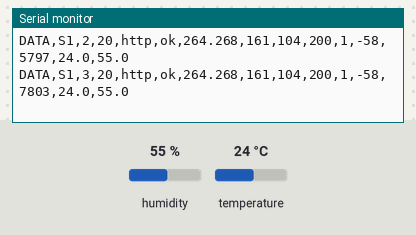
This sketch was run on a simulated ESP32. On the bench: the last lines printed to the serial monitor. The inputs (shaded band) are chosen by the test bench; at power-on: humidity 55 %, temperature 24 °C. WiFi joins after 1.5 s; servers stay silent unless stated; uploads are accepted with an empty reply; the local clock reads 2024-03-15 10:24:30 at power-on unless the sketch sets it.

Above: at 8.3 s.
8.4 s: humidity set to 22 %
At 10.2 s:
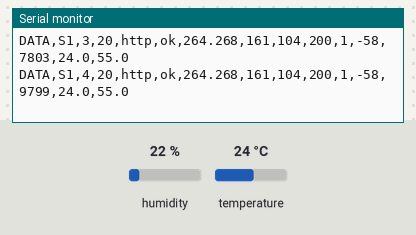
14.2 s: temperature set to 12 °C
At 16.2 s:
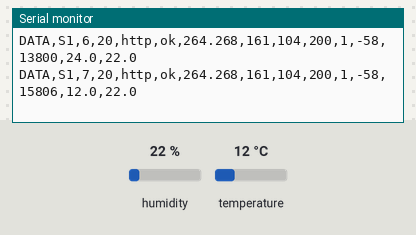
20.0 s: humidity set to 40 %
At 23.1 s:
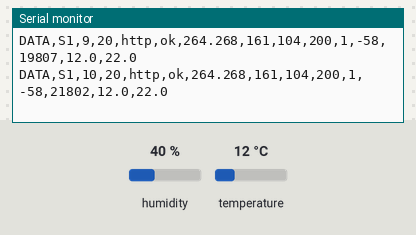
Timing chart, 0 to 24.6 s (numbered marks = the images above; inputs shaded):
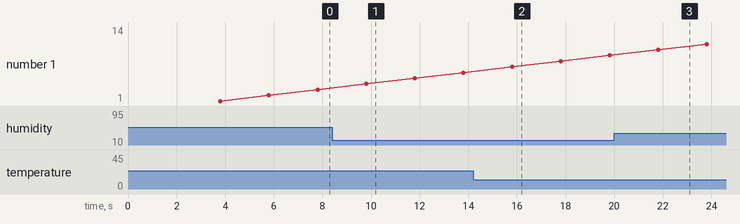

Measured:
- after the input at 14.2 s, the serial monitor: prints a new line after 1.6 s (image 2)

The sketch:

sketch.ino
```cpp
/*
 * Tugas Besar UTS IoT — Bagian B: HTTP vs MQTT QoS 0 vs MQTT QoS 1
 * Target: ESP32 di Wokwi (Wokwi-GUEST) — bisa juga perangkat fisik (USE_WOKWI 0)
 *
 * Skenario (masing-masing N_MSG pesan, jeda 2 s, timeout 5 s):
 *   S1 HTTP POST  ~20 B     S2 HTTP POST  ~500 B
 *   S3 MQTT QoS0  ~20 B     S4 MQTT QoS0  ~500 B
 *   S5 MQTT QoS1  ~20 B     S6 MQTT QoS1  ~500 B
 *
 * RTT diukur di perangkat yang sama (tanpa sinkronisasi jam):
 *   HTTP : request ditulis -> response lengkap diterima
 *   MQTT : publish -> pesan yang sama kembali dari broker (subscribe topik sendiri)
 * Pesan yang tidak kembali dalam 5 s dihitung hilang.
 *
 * Keputusan desain: HTTP memakai KEEP-ALIVE (koneksi TCP dipakai ulang)
 * agar setara dengan MQTT yang juga memakai satu koneksi TCP persisten.
 * Dengan begitu perbandingan mencerminkan overhead protokol aplikasi,
 * bukan biaya handshake TCP. Bila server menutup koneksi, perangkat
 * menyambung ulang dan baris log diberi reconn=1 (dibahas sebagai anomali).
 *
 * Sensor: DHT22 di GPIO4 (Wokwi hanya menyediakan DHT22; perangkat fisik memakai DHT11).
 * Setiap payload memuat bacaan suhu & kelembapan nyata dari sensor dengan lebar
 * tetap, lalu diisi 'x' sampai 20 B / 500 B persis -> ukuran payload tetap terkendali.
 *
 * Output Serial: baris "DATA,..." per pesan dan "SUM,..." per skenario.
 * Library: "MQTT" by Joel Gaehwiler (256dpi/arduino-mqtt) — mendukung publish QoS 1,
 *          "DHT sensor library" (Adafruit) — library yang sama dengan firmware Bagian A.
 */
#include <WiFi.h>
#include <MQTT.h>
#include <time.h>
#include <DHT.h>

// ================= KONFIGURASI =================
#define USE_WOKWI 1
#if USE_WOKWI
const char* WIFI_SSID = "Wokwi-GUEST";
const char* WIFI_PASS = "";
#else
#include "secrets.h"   // WIFI_SSID, WIFI_PASS (perangkat fisik)
#endif

const char*    MQTT_HOST  = "test.mosquitto.org";  // broker publik, tanpa TLS
const uint16_t MQTT_PORT  = 1883;
const char*    HTTP_HOST  = "httpbin.org";         // server HTTP publik, tanpa TLS
const uint16_t HTTP_PORT  = 80;
const char*    HTTP_PATH  = "/status/200";         // balasan 200 tanpa body

const int      N_MSG      = 100;     // pesan per skenario (syarat >= 100)
const uint32_t GAP_MS     = 2000;    // jeda antar-pesan
const uint32_t TIMEOUT_MS = 5000;    // batas dianggap hilang
const int      SIZE_SMALL = 20;
const int      SIZE_LARGE = 500;
const int      START_FROM = 0;      // 0=mulai S1; 4=lanjut dari S5 (jika run sebelumnya terhenti)
#define DHT_PIN 4
#if USE_WOKWI
#define DHT_MODEL DHT22
#else
#define DHT_MODEL DHT11
#endif
// ===============================================

struct Skenario { const char* id; const char* proto; int qos; int size; };
const Skenario SK[] = {
  {"S1", "http",  -1, SIZE_SMALL}, {"S2", "http",  -1, SIZE_LARGE},
  {"S3", "mqtt0",  0, SIZE_SMALL}, {"S4", "mqtt0",  0, SIZE_LARGE},
  {"S5", "mqtt1",  1, SIZE_SMALL}, {"S6", "mqtt1",  1, SIZE_LARGE},
};

WiFiClient netHttp, netMqtt;
MQTTClient mqtt(1024);
String topic;

volatile long     echoSeq = -1;   // seq terakhir yang kembali dari broker
volatile uint32_t echoUs  = 0;    // waktu kedatangannya (micros)
String curId;

float rtts[N_MSG];

DHT dht(DHT_PIN, DHT_MODEL);
float lastT = NAN, lastH = NAN;

void readSensor() {                      // dibaca SEBELUM timer RTT dimulai
  float h = dht.readHumidity(), t = dht.readTemperature();
  if (!isnan(h) && !isnan(t)) { lastT = t; lastH = h; }
}

// ---------- util ----------
String makePayload(const char* id, int seq, int size) {
  char head[32];
  // contoh: "S3,0042,24.0,40.0," (18 byte) -> header + bacaan sensor, lalu diisi 'x'
  snprintf(head, sizeof(head), "%s,%04d,%4.1f,%4.1f,", id, seq, lastT, lastH);
  String p(head);
  while ((int)p.length() < size) p += 'x';
  return p;
}

String nowStr() {
  struct tm ti;
  if (!getLocalTime(&ti, 200)) return "no-time";
  char b[20]; strftime(b, sizeof(b), "%Y-%m-%d %H:%M:%S", &ti);
  return String(b);
}

void ensureWiFi() {
  if (WiFi.status() == WL_CONNECTED) return;
  Serial.println("# WiFi connecting...");
#if USE_WOKWI
  WiFi.begin(WIFI_SSID, WIFI_PASS, 6);
#else
  WiFi.begin(WIFI_SSID, WIFI_PASS);
#endif
  while (WiFi.status() != WL_CONNECTED) delay(100);
  Serial.printf("# WiFi OK, IP=%s RSSI=%d\n", WiFi.localIP().toString().c_str(), WiFi.RSSI());
}

void summary(const char* id, int sent, int ok) {
  float s[N_MSG]; int n = 0;
  for (int i = 0; i < sent; i++) if (rtts[i] >= 0) s[n++] = rtts[i];
  if (n == 0) { Serial.printf("SUM,%s,%d,0,,,,\n", id, sent); return; }
  for (int i = 1; i < n; i++) { float k = s[i]; int j = i - 1; while (j >= 0 && s[j] > k) { s[j + 1] = s[j]; j--; } s[j + 1] = k; }
  double sum = 0; for (int i = 0; i < n; i++) sum += s[i];
  double mean = sum / n, var = 0; for (int i = 0; i < n; i++) var += (s[i] - mean) * (s[i] - mean);
  float med = (n % 2) ? s[n / 2] : (s[n / 2 - 1] + s[n / 2]) / 2;
  float p95 = s[(int)ceil(0.95 * n) - 1];
  Serial.printf("SUM,%s,%d,%d,%.2f,%.2f,%.2f,%.2f\n", id, sent, ok, mean, med, sqrt(var / n), p95);
}

// ---------- HTTP (raw socket supaya ukuran header terukur persis) ----------
int httpReconn = 0;

bool httpPost(const String& body, float& rttMs, int& reqB, int& respB, int& code, int& reconn) {
  reconn = 0;
  String req = String("POST ") + HTTP_PATH + " HTTP/1.1\r\n" +
               "Host: " + HTTP_HOST + "\r\n" +
               "User-Agent: G01-ESP32\r\n" +
               "Content-Type: text/plain\r\n" +
               "Content-Length: " + body.length() + "\r\n" +
               "Connection: keep-alive\r\n\r\n" + body;
  reqB = req.length();
  uint32_t t0 = micros();
  if (!netHttp.connected()) {               // koneksi putus -> handshake TCP ulang (ikut terhitung di RTT)
    netHttp.stop();
    reconn = 1; httpReconn++;
    if (!netHttp.connect(HTTP_HOST, HTTP_PORT)) { rttMs = -1; respB = 0; code = 0; return false; }
  }
  netHttp.print(req);

  // baca status line + header sampai "\r\n\r\n"
  String hdr; int clen = 0; bool closeConn = false;
  uint32_t deadline = millis() + TIMEOUT_MS;
  while (millis() < deadline) {
    while (netHttp.available()) {
      char c = netHttp.read(); hdr += c;
      if (hdr.endsWith("\r\n\r\n")) goto header_done;
    }
    if (!netHttp.connected()) break;
    delay(1);
  }
  netHttp.stop(); rttMs = -1; respB = hdr.length(); code = 0; return false;

header_done:
  {
    code = hdr.substring(9, 12).toInt();
    String low = hdr; low.toLowerCase();
    int i = low.indexOf("content-length:");
    if (i >= 0) clen = low.substring(i + 15, low.indexOf("\r\n", i)).toInt();
    closeConn = low.indexOf("connection: close") >= 0;
    int got = 0;
    while (got < clen && millis() < deadline) { if (netHttp.available()) { netHttp.read(); got++; } else delay(1); }
    rttMs = (micros() - t0) / 1000.0f;
    respB = hdr.length() + got;
    if (closeConn) netHttp.stop();
    return got >= clen && code == 200;
  }
}

// ---------- MQTT ----------
void onMessage(String& t, String& payload) {
  if (!payload.startsWith(curId)) return;            // abaikan pesan skenario lain
  echoSeq = payload.substring(3, 7).toInt();
  echoUs  = micros();
}

int mqttReconn = 0;
int subQos = -1;

void ensureMqtt(int qos) {
  if (mqtt.connected() && subQos == qos) return;
  if (!mqtt.connected()) {
    String cid = "g01-" + String((uint32_t)ESP.getEfuseMac(), HEX);
    while (!mqtt.connect(cid.c_str())) { Serial.printf("# MQTT connect gagal (err %d), ulang...\n", mqtt.lastError()); delay(1000); }
    mqttReconn++;
    subQos = -1;
  }
  if (subQos >= 0) mqtt.unsubscribe(topic);
  mqtt.subscribe(topic, qos);   // subscribe dengan QoS yang sama dengan publish
  subQos = qos;
  delay(300); mqtt.loop();
}

bool mqttSend(const String& p, int seq, int qos, float& rttMs, int& reconn) {
  int before = mqttReconn;
  ensureMqtt(qos);
  reconn = mqttReconn - before;
  echoSeq = -1;
  uint32_t t0 = micros();
  mqtt.publish(topic, p, false, qos);   // QoS1: menunggu PUBACK dari broker
  while ((long)echoSeq != seq && (micros() - t0) < TIMEOUT_MS * 1000UL) { mqtt.loop(); delay(1); }
  if ((long)echoSeq == seq) { rttMs = (echoUs - t0) / 1000.0f; return true; }
  rttMs = -1; return false;
}

// ---------- jalankan satu skenario ----------
void runSkenario(const Skenario& s) {
  curId = s.id;
  int ok = 0;
  Serial.printf("# %s mulai %s\n", s.id, nowStr().c_str());
  for (int seq = 1; seq <= N_MSG; seq++) {
    uint32_t tStart = millis();
    ensureWiFi();
    readSensor();
    String p = makePayload(s.id, seq, s.size);
    float rtt = -1; int reqB = 0, respB = 0, code = 0, reconn = 0; bool good;
    if (s.qos < 0) good = httpPost(p, rtt, reqB, respB, code, reconn);
    else           good = mqttSend(p, seq, s.qos, rtt, reconn);
    if (good) ok++;
    rtts[seq - 1] = good ? rtt : -1;
    // skenario,seq,payload_b,protokol,status,rtt_ms,req_b,resp_b,http_code,reconn,rssi_dbm,t_ms,suhu_c,rh
    Serial.printf("DATA,%s,%d,%d,%s,%s,%.3f,%d,%d,%d,%d,%d,%lu,%.1f,%.1f\n", s.id, seq, p.length(), s.proto,
                  good ? "ok" : "lost", rtt, reqB, respB, code, reconn, WiFi.RSSI(), millis(), lastT, lastH);
    while (millis() - tStart < GAP_MS) { if (mqtt.connected()) mqtt.loop(); delay(5); }
  }
  summary(s.id, N_MSG, ok);
  Serial.printf("# %s selesai %s\n", s.id, nowStr().c_str());
}

void setup() {
  Serial.begin(115200);
  dht.begin();
  delay(500);
  ensureWiFi();
  configTime(7 * 3600, 0, "pool.ntp.org");
  topic = "g01syntech/rtt/" + String((uint32_t)ESP.getEfuseMac(), HEX);
  mqtt.begin(MQTT_HOST, MQTT_PORT, netMqtt);
  mqtt.onMessage(onMessage);
  mqtt.setOptions(30, true, TIMEOUT_MS);   // keepalive 30 s, clean session, timeout 5 s
  delay(1500);

  Serial.println("# ===== BAGIAN B G01 SYNTECH =====");
  Serial.printf("# waktu=%s wokwi=%d\n", nowStr().c_str(), USE_WOKWI);
  Serial.printf("# mqtt_broker=%s:%u topic=%s\n", MQTT_HOST, MQTT_PORT, topic.c_str());
  Serial.printf("# http_server=%s:%u%s keepalive=1\n", HTTP_HOST, HTTP_PORT, HTTP_PATH);
  Serial.printf("# n=%d gap_ms=%lu timeout_ms=%lu start_from=S%d\n", N_MSG, GAP_MS, TIMEOUT_MS, START_FROM + 1);
  Serial.printf("# sensor=%s pin=%d\n", USE_WOKWI ? "DHT22" : "DHT11", DHT_PIN);
  Serial.println("skenario,seq,payload_b,protokol,status,rtt_ms,req_b,resp_b,http_code,reconn,rssi_dbm,t_ms,suhu_c,rh");

  for (int i = START_FROM; i < 6; i++) runSkenario(SK[i]);

  Serial.printf("# SELESAI %s http_reconn=%d mqtt_reconn=%d\n", nowStr().c_str(), httpReconn, mqttReconn);
}

void loop() { if (mqtt.connected()) mqtt.loop(); delay(100); }
```
